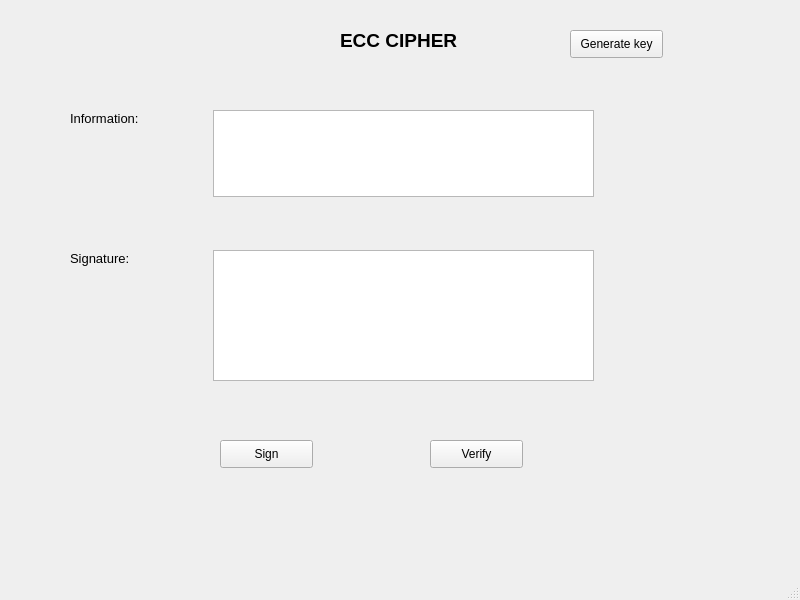
<?xml version="1.0" encoding="UTF-8"?>
<ui version="4.0">
 <class>MainWindow</class>
 <widget class="QMainWindow" name="MainWindow">
  <property name="geometry">
   <rect>
    <x>0</x>
    <y>0</y>
    <width>800</width>
    <height>600</height>
   </rect>
  </property>
  <property name="windowTitle">
   <string>MainWindow</string>
  </property>
  <widget class="QWidget" name="centralwidget">
   <widget class="QLabel" name="label">
    <property name="geometry">
     <rect>
      <x>340</x>
      <y>30</y>
      <width>141</width>
      <height>21</height>
     </rect>
    </property>
    <property name="font">
     <font>
      <pointsize>14</pointsize>
      <weight>75</weight>
      <bold>true</bold>
     </font>
    </property>
    <property name="text">
     <string>ECC CIPHER</string>
    </property>
   </widget>
   <widget class="QTextEdit" name="txt_info">
    <property name="geometry">
     <rect>
      <x>213</x>
      <y>110</y>
      <width>381</width>
      <height>87</height>
     </rect>
    </property>
   </widget>
   <widget class="QTextEdit" name="txt_sign">
    <property name="geometry">
     <rect>
      <x>213</x>
      <y>250</y>
      <width>381</width>
      <height>131</height>
     </rect>
    </property>
   </widget>
   <widget class="QLabel" name="label_2">
    <property name="geometry">
     <rect>
      <x>70</x>
      <y>110</y>
      <width>91</width>
      <height>16</height>
     </rect>
    </property>
    <property name="font">
     <font>
      <pointsize>10</pointsize>
     </font>
    </property>
    <property name="text">
     <string>Information:</string>
    </property>
   </widget>
   <widget class="QLabel" name="label_3">
    <property name="geometry">
     <rect>
      <x>70</x>
      <y>250</y>
      <width>81</width>
      <height>16</height>
     </rect>
    </property>
    <property name="font">
     <font>
      <pointsize>10</pointsize>
     </font>
    </property>
    <property name="text">
     <string>Signature:</string>
    </property>
   </widget>
   <widget class="QPushButton" name="btn_sign">
    <property name="geometry">
     <rect>
      <x>220</x>
      <y>440</y>
      <width>93</width>
      <height>28</height>
     </rect>
    </property>
    <property name="text">
     <string>Sign</string>
    </property>
   </widget>
   <widget class="QPushButton" name="btn_verify">
    <property name="geometry">
     <rect>
      <x>430</x>
      <y>440</y>
      <width>93</width>
      <height>28</height>
     </rect>
    </property>
    <property name="text">
     <string>Verify</string>
    </property>
   </widget>
   <widget class="QPushButton" name="btn_gen_keys">
    <property name="geometry">
     <rect>
      <x>570</x>
      <y>30</y>
      <width>93</width>
      <height>28</height>
     </rect>
    </property>
    <property name="text">
     <string>Generate key</string>
    </property>
   </widget>
  </widget>
  <widget class="QMenuBar" name="menubar">
   <property name="geometry">
    <rect>
     <x>0</x>
     <y>0</y>
     <width>800</width>
     <height>26</height>
    </rect>
   </property>
  </widget>
  <widget class="QStatusBar" name="statusbar"/>
 </widget>
 <resources/>
 <connections/>
</ui>
